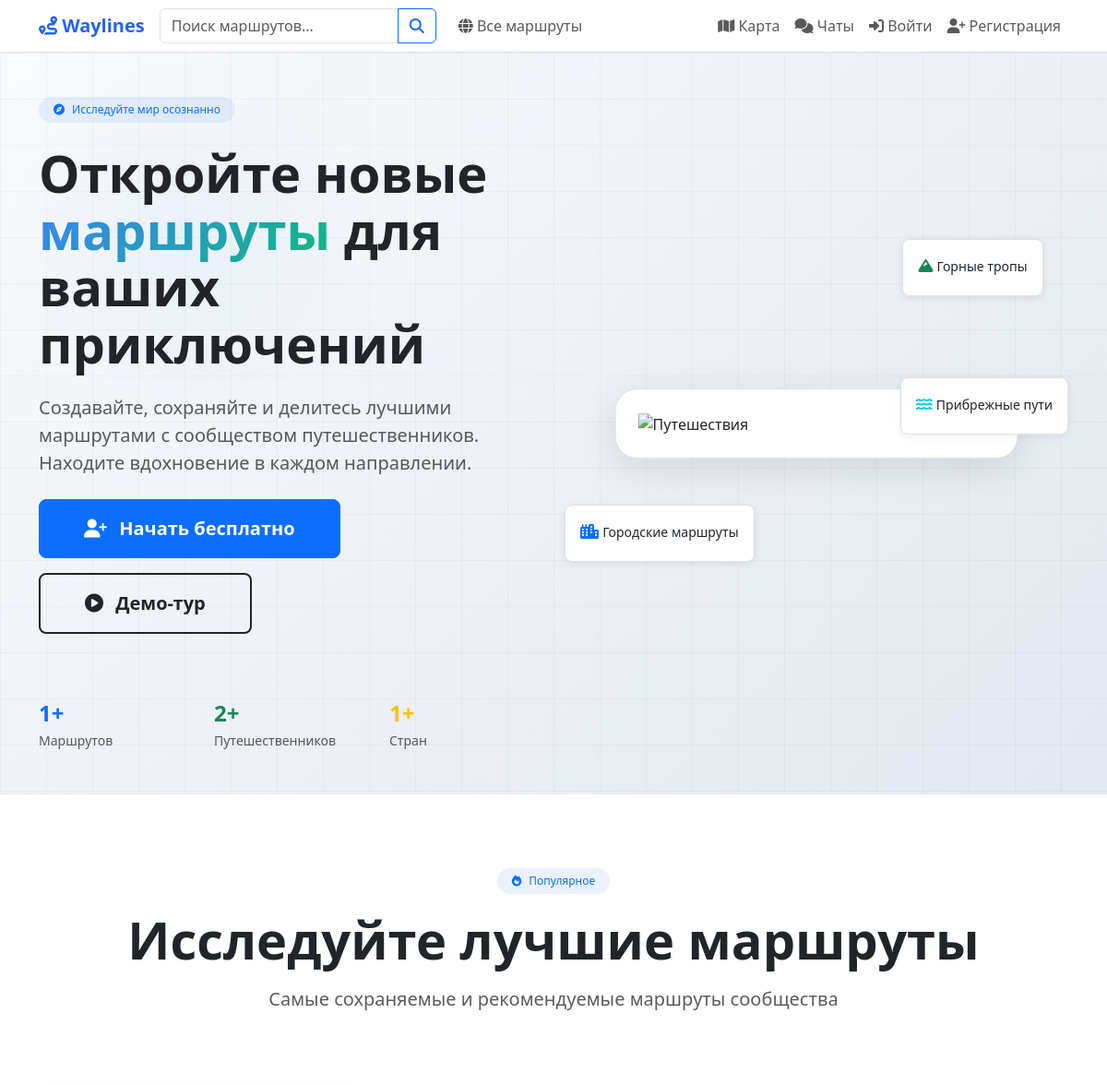
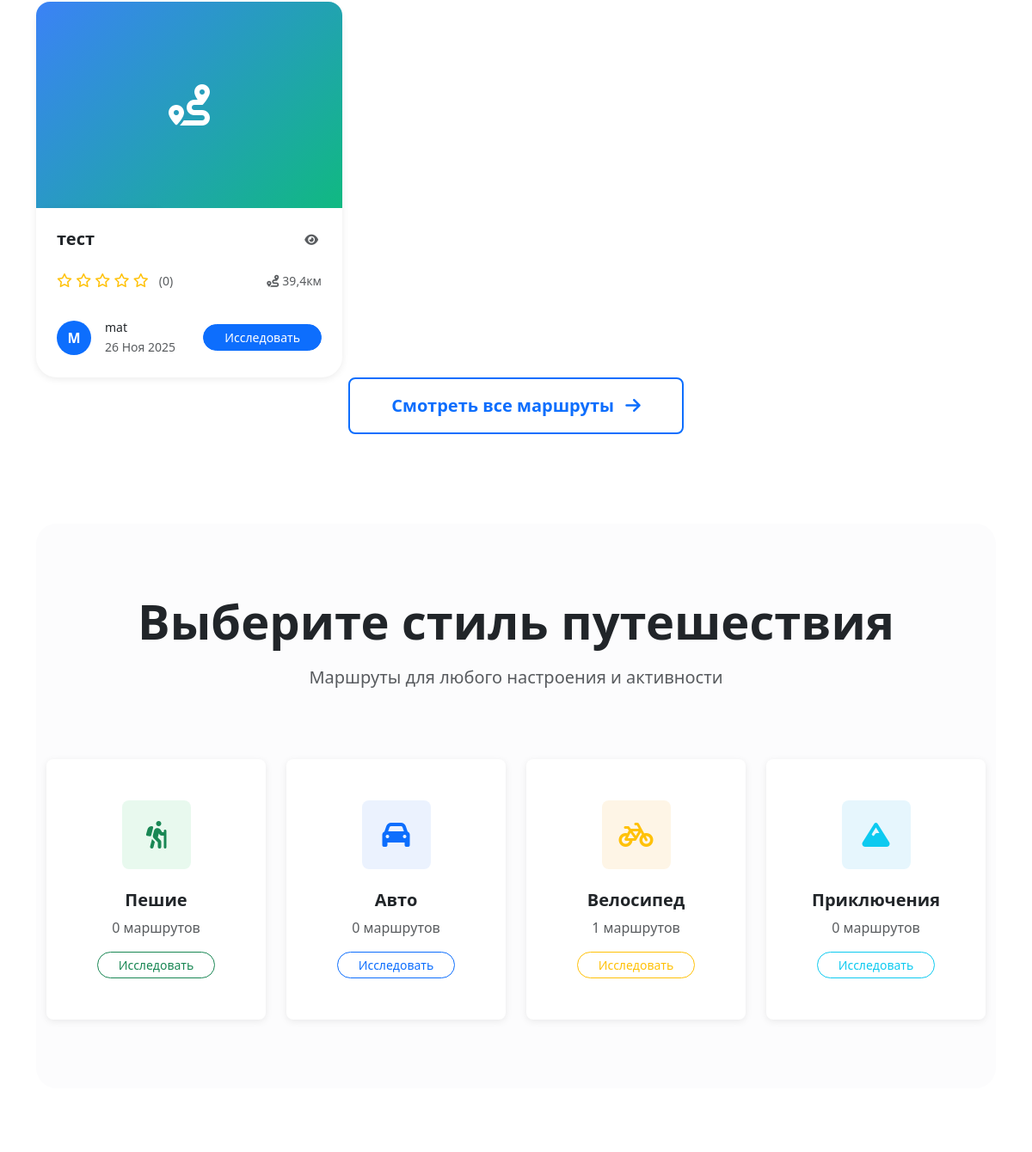
The app's page /routes/ (upper part), older data (2 pictures, top to bottom).
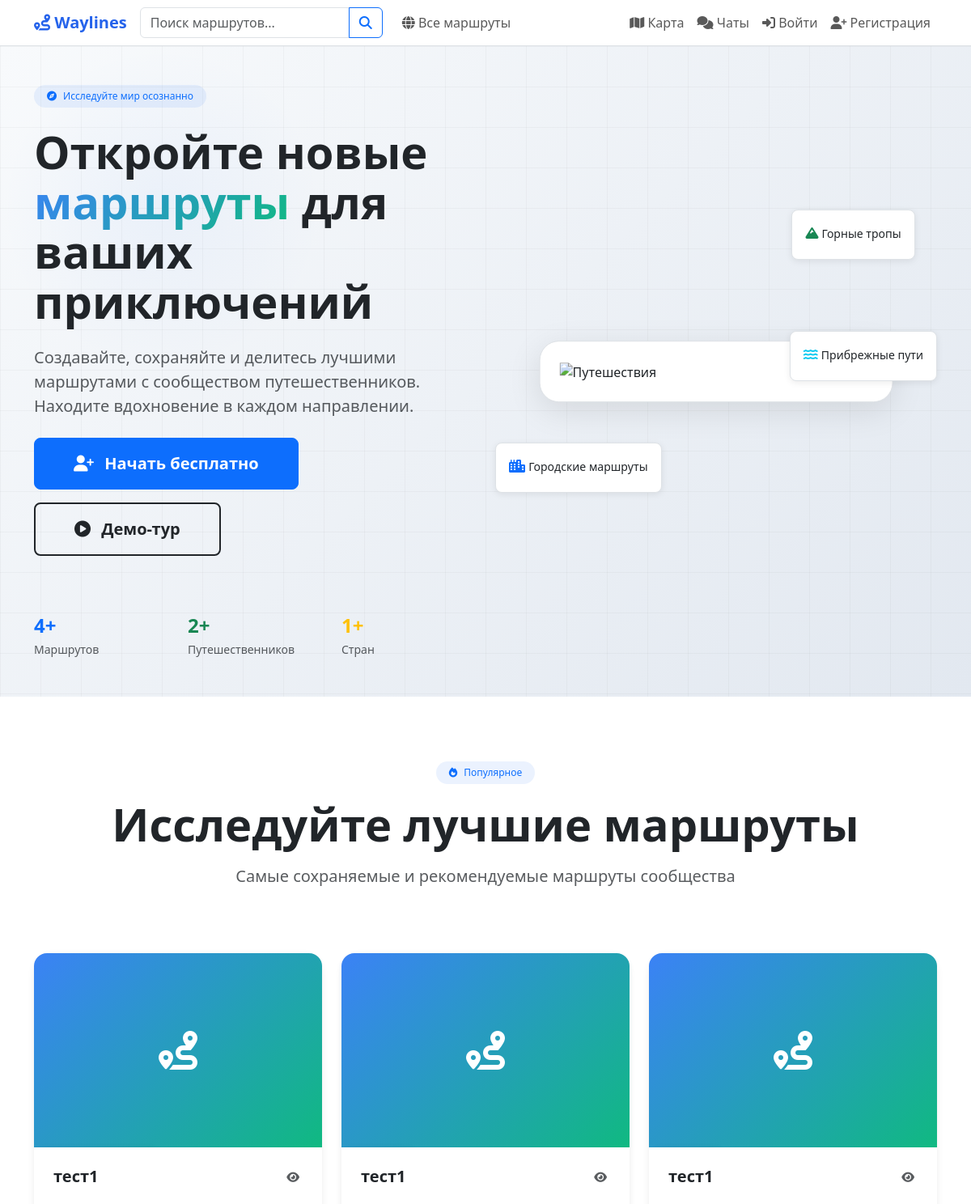
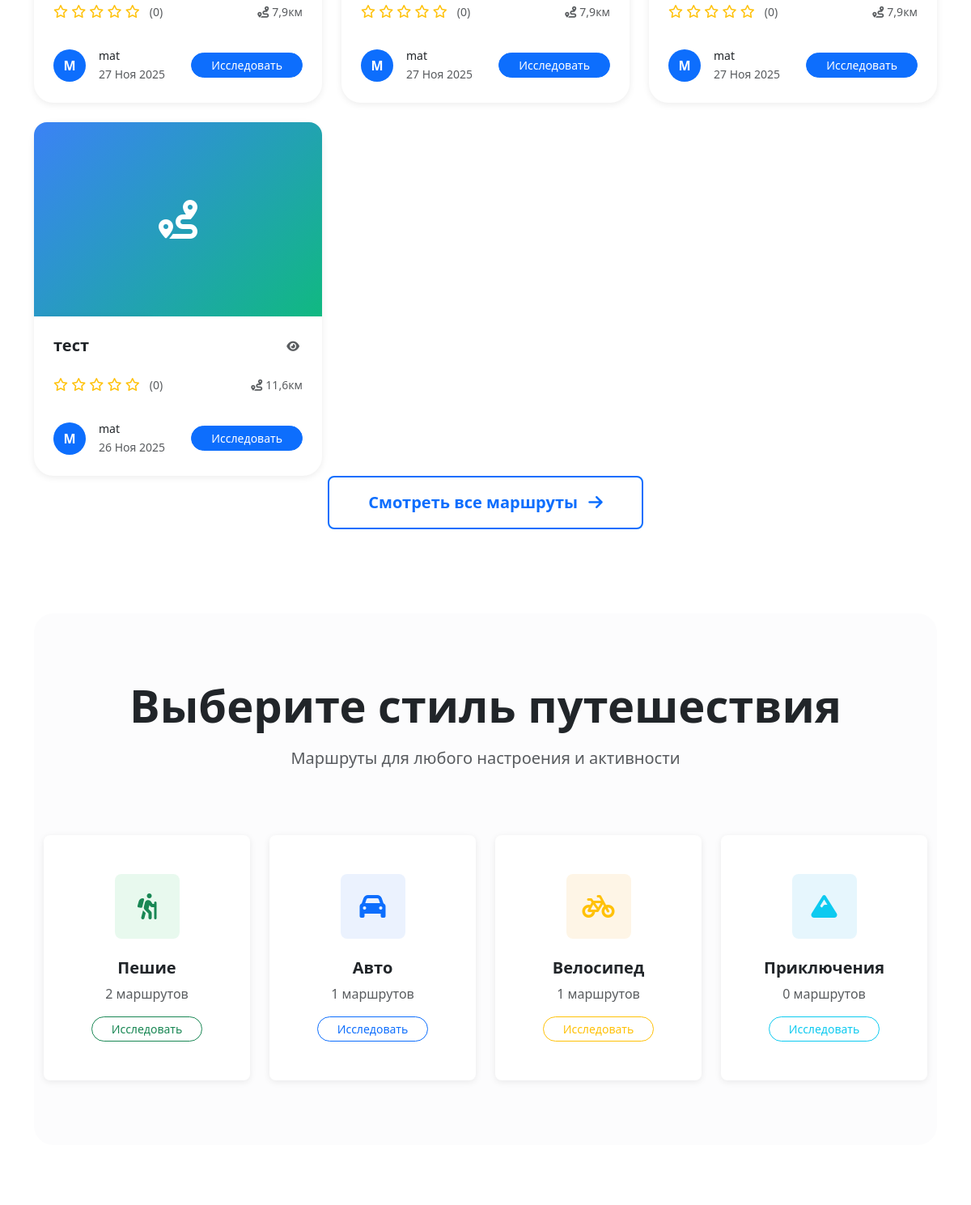
The same page, newer data (2 pictures, top to bottom).
### routes/models.py (models this page shows, shortened)
class Route(models.Model):
    PRIVACY_CHOICES = [
        ("public", "Публичный"),
        ("private", "Приватный"),
        ("link", "По ссылке"),
        ("personal", "Персональный"),
    ]
    ROUTE_TYPE_CHOICES = [
        ("driving", "Автомобильный"),
        ("walking", "Пеший"),
        ("cycling", "Велосипедный"),
        ("mixed", "Смешанный"),
    ]
    MOOD_CHOICES = [
        ("calm", "Спокойный"),
        ("active", "Активный"),
        ("extreme", "Экстремальный"),
        ("romantic", "Романтический"),
        ("family", "Семейный"),
        ("adventure", "Приключенческий"),
    ]
    THEME_CHOICES = [
        ("historical", "Исторический"),
        ("nature", "Природный"),
        ("urban", "Городской"),
        ("cultural", "Культурный"),
        ("gastronomic", "Гастрономический"),
        ("religious", "Религиозный"),
        ("architectural", "Архитектурный"),
    ]
    author = models.ForeignKey(
        User,
        on_delete=models.CASCADE,
        related_name="routes",
        verbose_name="Автор",
    )
    name = models.CharField("Название", max_length=200)
    description = models.TextField("Описание", blank=True)
    short_description = models.TextField(
        "Краткое описание", max_length=300, blank=True
    )
    privacy = models.CharField(
        "Приватность", max_length=20, choices=PRIVACY_CHOICES, default="public"
    )
    route_type = models.CharField(
        "Тип маршрута",
        max_length=20,
        choices=ROUTE_TYPE_CHOICES,
        default="walking",
    )
    mood = models.CharField(
        "Настроение", max_length=20, choices=MOOD_CHOICES, blank=True
    )
    theme = models.CharField(
        "Тема", max_length=20, choices=THEME_CHOICES, blank=True
    )
    duration_minutes = models.IntegerField(
        "Продолжительность (минут)", default=0
    )
    country = models.CharField(max_length=100, blank=True, null=True, verbose_name="Страна")
    total_distance = models.FloatField("Общее расстояние (км)", default=0)
    is_active = models.BooleanField("Актуален", default=True)
    has_audio_guide = models.BooleanField("Есть аудиогид", default=False)
    is_elderly_friendly = models.BooleanField("Для пожилых", default=False)
    shared_with = models.ManyToManyField(
        User,
        related_name="shared_routes",
        blank=True,
        verbose_name="Доступно для",
    )
    created_at = models.DateTimeField("Создан", auto_now_add=True)
    updated_at = models.DateTimeField("Обновлён", auto_now=True)
    last_status_update = models.DateTimeField(
        "Последнее обновление статуса", auto_now=True
    )
    class Meta:
        verbose_name = "Маршрут"
        verbose_name_plural = "Маршруты"
        ordering = ["-created_at"]
    def get_average_rating(self):
        ratings = self.ratings.all()
        if ratings:
            return sum(r.rating for r in ratings) / len(ratings)
        return 0

### routes/views.py (the view)
# urls.py: path("", views.home, name="home"),
def home(request):
    total_routes = Route.objects.filter(is_active=True).count()
    total_users = User.objects.count()
    total_countries = Route.objects.filter(is_active=True).values('country').distinct().count()
    walking_count = Route.objects.filter(route_type='walking', is_active=True).count()
    driving_count = Route.objects.filter(route_type='driving', is_active=True).count()
    cycling_count = Route.objects.filter(route_type='cycling', is_active=True).count()
    adventure_count = Route.objects.filter(mood='adventure', is_active=True).count()
    popular_routes = Route.objects.filter(is_active=True).order_by('-created_at')[:6]
    context = {
        'popular_routes': popular_routes,
        'walking_count': walking_count,
        'driving_count': driving_count,
        'cycling_count': cycling_count,
        'adventure_count': adventure_count,
        'total_routes': total_routes,
        'total_users': total_users,
        'total_countries': total_countries,
    }
    return render(request, 'home.html', context)

### users/context_processors.py (called while the page is built, shortened)
def navbar_context(request):
    context = {}
    return context

### templates/home.html (shortened to what the changed rows need)
{% extends 'base.html' %}
{% load static %}
{% block content %}
<div class="hero-section text-dark position-relative overflow-hidden">
    <div class="container position-relative">
        <div class="row align-items-center min-vh-90 py-5">
            <div class="col-lg-6">
                <div class="hero-content">
                    <h1 class="display-3 fw-black mb-4 hero-title">
                        Откройте новые
                        <span class="text-gradient-nature">маршруты</span>
                        для ваших приключений
                    </h1>
                    <div class="hero-stats mt-5 pt-4">
                        <div class="row g-4">
                            <div class="col-4">
                                <div class="stat-item">
                                    <div class="stat-number h4 fw-black mb-1 text-primary">{{ total_routes }}+</div>
                                    <div class="stat-label small text-muted">Маршрутов</div>
                                </div>
                            </div>
                        </div>
                    </div>
                </div>
            </div>
        </div>
    </div>
</div>
<div class="container">
    <section class="py-6">
        <div class="section-header text-center mb-6">
            <h2 class="fw-black display-4 mb-3">Исследуйте лучшие маршруты</h2>
        </div>
        <div class="row g-4">
            {% for route in popular_routes %}
            <div class="col-xl-4 col-lg-6">
                <div class="card route-card h-100 border-0 shadow-sm hover-lift rounded-4">
                    <div class="card-image position-relative overflow-hidden rounded-top-4">
                        {% if route.photos.first %}
                        <img src="{{ route.photos.first.image.url }}" class="card-img-top route-image" alt="{{ route.name }}">
                        {% else %}
                        <div class="card-img-top route-image bg-gradient-nature d-flex align-items-center justify-content-center">
                            <i class="fas fa-route fa-3x text-white opacity-70"></i>
                        </div>
                        {% endif %}
                    </div>
                    <div class="card-body d-flex flex-column p-4">
                        <div class="d-flex justify-content-between align-items-start mb-2">
                            <h5 class="card-title fw-bold mb-0 text-dark">{{ route.name }}</h5>
                            <div class="route-stats">
                                <small class="text-muted">
                                    <i class="fas fa-eye me-1"></i>{{ route.views }}
                                </small>
                            </div>
                        </div>
                        <div class="route-meta mb-3">
                            <div class="d-flex justify-content-between align-items-center">
                                <div class="rating-section">
                                    <span class="rating-stars text-warning me-2">
                                        {% with rating=route.get_average_rating %}
                                        {% for i in "12345" %}
                                            {% if forloop.counter <= rating %}
                                            <i class="fas fa-star"></i>
                                            {% else %}
                                            <i class="far fa-star"></i>
                                            {% endif %}
                                        {% endfor %}
                                        {% endwith %}
                                    </span>
                                    <small class="text-muted">({{ route.ratings.count }})</small>
                                </div>
                                <div class="route-length">
                                    <small class="text-muted">
                                        <i class="fas fa-route me-1"></i>{{ route.total_distance|floatformat:1 }}км
                                    </small>
                                </div>
                            </div>
                        </div>
                        <div class="card-footer bg-transparent border-0 px-0 pb-0 pt-3 mt-auto">
                            <div class="d-flex justify-content-between align-items-center">
                                <div class="d-flex align-items-center">
                                    <div class="avatar-sm me-3">
                                        <div class="bg-primary rounded-circle d-flex align-items-center justify-content-center text-white fw-bold" style="width: 40px; height: 40px;">
                                            {{ route.author.username|first|upper }}
                                        </div>
                                    </div>
                                    <div>
                                        <div class="fw-medium small text-dark">{{ route.author.username }}</div>
                                        <small class="text-muted">{{ route.created_at|date:"d M Y" }}</small>
                                    </div>
                                </div>
                                <a href="{% url 'route_detail' route.id %}" class="btn btn-primary btn-sm rounded-pill px-4 hover-scale">
                                    Исследовать
                                </a>
                            </div>
                        </div>
                    </div>
                </div>
            </div>
            {% endfor %}
        </div>
    </section>
    <section class="py-6 bg-light-subtle rounded-4 my-4">
        <div class="container">
            <div class="section-header text-center mb-6">
                <h2 class="fw-black display-4 mb-3">Выберите стиль путешествия</h2>
            </div>
            <div class="row g-4">
                <div class="col-md-3 col-6">
                    <a href="{% url 'walking_routes' %}" class="text-decoration-none">
                        <div class="category-card card text-center h-100 border-0 bg-white shadow-sm hover-lift rounded-3">
                            <div class="card-body py-5">
                                <div class="category-icon mb-4">
                                    <div class="icon-wrapper bg-success-soft rounded-3 mx-auto d-flex align-items-center justify-content-center" style="width: 80px; height: 80px;">
                                    </div>
                                </div>
                                <h5 class="card-title fw-bold mb-2 text-dark">Пешие</h5>
                                <p class="card-text text-muted mb-3">{{ walking_count }} маршрутов</p>
                                <span class="btn btn-outline-success btn-sm rounded-pill px-4">Исследовать</span>
                            </div>
                        </div>
                    </a>
                </div>
                <div class="col-md-3 col-6">
                    <a href="{% url 'driving_routes' %}" class="text-decoration-none">
                        <div class="category-card card text-center h-100 border-0 bg-white shadow-sm hover-lift rounded-3">
                            <div class="card-body py-5">
                                <div class="category-icon mb-4">
                                    <div class="icon-wrapper bg-primary-soft rounded-3 mx-auto d-flex align-items-center justify-content-center" style="width: 80px; height: 80px;">
                                    </div>
                                </div>
                                <h5 class="card-title fw-bold mb-2 text-dark">Авто</h5>
                                <p class="card-text text-muted mb-3">{{ driving_count }} маршрутов</p>
                                <span class="btn btn-outline-primary btn-sm rounded-pill px-4">Исследовать</span>
                            </div>
                        </div>
                    </a>
                </div>
            </div>
        </div>
    </section>
</div>
{% endblock %}

Row changes from the older to the newer data that the page shows:
added Route: name "тест1", ratings.count "0", total_distance "7,9", author.username|first "M", author.username "mat", created_at "27 Ноя 2025"
added Route: name "тест1", ratings.count "0", total_distance "7,9", author.username|first "M", author.username "mat", created_at "27 Ноя 2025"
added Route: name "тест1", ratings.count "0", total_distance "7,9", author.username|first "M", author.username "mat", created_at "27 Ноя 2025"
changed Route "тест": total_distance "39,4" → "11,6"
Text that changed along with them:
{{ total_routes }}: "1" → "4"
{{ walking_count }}: "0" → "2"
{{ driving_count }}: "0" → "1"
